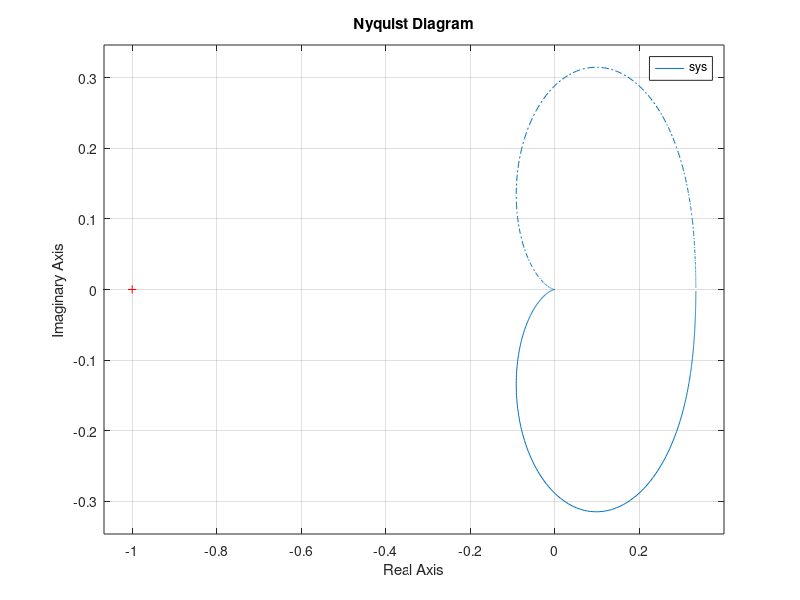

This chart was generated by the following MATLAB code:
pkg load control
clear all
close all
clc

num = [1]
den = [1 2 3]

% Create the transfer function
sys = tf(num, den)

% Plot the nyquist plot
nyquist(sys)
